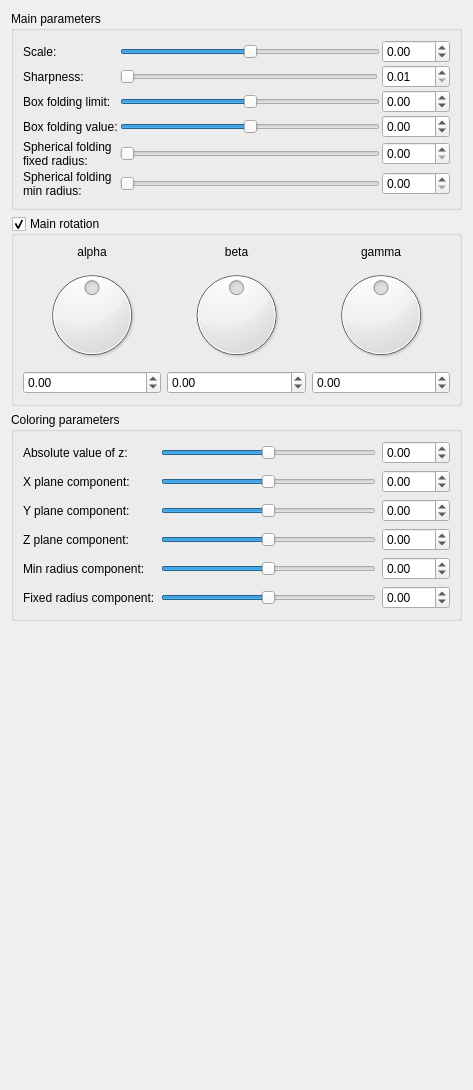
<?xml version="1.0" encoding="UTF-8"?>
<ui version="4.0">
 <class>Form</class>
 <widget class="QWidget" name="Form">
  <property name="geometry">
   <rect>
    <x>0</x>
    <y>0</y>
    <width>473</width>
    <height>1090</height>
   </rect>
  </property>
  <property name="windowTitle">
   <string>Form</string>
  </property>
  <layout class="QVBoxLayout" name="verticalLayout">
   <item>
    <widget class="QGroupBox" name="groupBox">
     <property name="title">
      <string>Main parameters</string>
     </property>
     <layout class="QVBoxLayout" name="verticalLayout_2">
      <item>
       <layout class="QGridLayout" name="gridLayout">
        <property name="spacing">
         <number>2</number>
        </property>
        <item row="3" column="0">
         <widget class="QLabel" name="label_9">
          <property name="text">
           <string>Box folding value:</string>
          </property>
         </widget>
        </item>
        <item row="4" column="0">
         <widget class="QLabel" name="label_10">
          <property name="text">
           <string>Spherical folding
fixed radius:</string>
          </property>
         </widget>
        </item>
        <item row="0" column="1" colspan="2">
         <widget class="QSlider" name="slider_mandelbox_scale">
          <property name="minimum">
           <number>-500</number>
          </property>
          <property name="maximum">
           <number>500</number>
          </property>
          <property name="singleStep">
           <number>1</number>
          </property>
          <property name="orientation">
           <enum>Qt::Horizontal</enum>
          </property>
         </widget>
        </item>
        <item row="5" column="1" colspan="2">
         <widget class="QSlider" name="slider_mandelbox_folding_min_radius">
          <property name="minimum">
           <number>0</number>
          </property>
          <property name="maximum">
           <number>500</number>
          </property>
          <property name="singleStep">
           <number>1</number>
          </property>
          <property name="orientation">
           <enum>Qt::Horizontal</enum>
          </property>
         </widget>
        </item>
        <item row="4" column="1" colspan="2">
         <widget class="QSlider" name="slider_mandelbox_folding_fixed_radius">
          <property name="minimum">
           <number>0</number>
          </property>
          <property name="maximum">
           <number>500</number>
          </property>
          <property name="singleStep">
           <number>1</number>
          </property>
          <property name="orientation">
           <enum>Qt::Horizontal</enum>
          </property>
         </widget>
        </item>
        <item row="3" column="1" colspan="2">
         <widget class="QSlider" name="slider_mandelbox_folding_value">
          <property name="minimum">
           <number>-5000</number>
          </property>
          <property name="maximum">
           <number>5000</number>
          </property>
          <property name="singleStep">
           <number>1</number>
          </property>
          <property name="orientation">
           <enum>Qt::Horizontal</enum>
          </property>
         </widget>
        </item>
        <item row="2" column="1" colspan="2">
         <widget class="QSlider" name="slider_mandelbox_folding_limit">
          <property name="minimum">
           <number>-5000</number>
          </property>
          <property name="maximum">
           <number>5000</number>
          </property>
          <property name="singleStep">
           <number>1</number>
          </property>
          <property name="orientation">
           <enum>Qt::Horizontal</enum>
          </property>
         </widget>
        </item>
        <item row="2" column="0">
         <widget class="QLabel" name="label_8">
          <property name="text">
           <string>Box folding limit:</string>
          </property>
         </widget>
        </item>
        <item row="0" column="0">
         <widget class="QLabel" name="label_7">
          <property name="text">
           <string>Scale:</string>
          </property>
         </widget>
        </item>
        <item row="5" column="3">
         <widget class="MyDoubleSpinBox" name="spinbox_mandelbox_folding_min_radius">
          <property name="prefix">
           <string/>
          </property>
          <property name="suffix">
           <string/>
          </property>
          <property name="decimals">
           <number>2</number>
          </property>
          <property name="maximum">
           <double>100.000000000000000</double>
          </property>
          <property name="singleStep">
           <double>0.100000000000000</double>
          </property>
         </widget>
        </item>
        <item row="2" column="3">
         <widget class="MyDoubleSpinBox" name="spinbox_mandelbox_folding_limit">
          <property name="prefix">
           <string/>
          </property>
          <property name="suffix">
           <string/>
          </property>
          <property name="decimals">
           <number>2</number>
          </property>
          <property name="minimum">
           <double>-100.000000000000000</double>
          </property>
          <property name="maximum">
           <double>100.000000000000000</double>
          </property>
          <property name="singleStep">
           <double>0.100000000000000</double>
          </property>
         </widget>
        </item>
        <item row="3" column="3">
         <widget class="MyDoubleSpinBox" name="spinbox_mandelbox_folding_value">
          <property name="prefix">
           <string/>
          </property>
          <property name="suffix">
           <string/>
          </property>
          <property name="decimals">
           <number>2</number>
          </property>
          <property name="minimum">
           <double>-100.000000000000000</double>
          </property>
          <property name="maximum">
           <double>100.000000000000000</double>
          </property>
          <property name="singleStep">
           <double>0.100000000000000</double>
          </property>
         </widget>
        </item>
        <item row="4" column="3">
         <widget class="MyDoubleSpinBox" name="spinbox_mandelbox_folding_fixed_radius">
          <property name="prefix">
           <string/>
          </property>
          <property name="suffix">
           <string/>
          </property>
          <property name="decimals">
           <number>2</number>
          </property>
          <property name="maximum">
           <double>100.000000000000000</double>
          </property>
          <property name="singleStep">
           <double>0.100000000000000</double>
          </property>
         </widget>
        </item>
        <item row="5" column="0">
         <widget class="QLabel" name="label_11">
          <property name="text">
           <string>Spherical folding
min radius:</string>
          </property>
         </widget>
        </item>
        <item row="0" column="3">
         <widget class="MyDoubleSpinBox" name="spinbox_mandelbox_scale">
          <property name="prefix">
           <string/>
          </property>
          <property name="suffix">
           <string/>
          </property>
          <property name="decimals">
           <number>2</number>
          </property>
          <property name="minimum">
           <double>-100.000000000000000</double>
          </property>
          <property name="maximum">
           <double>100.000000000000000</double>
          </property>
          <property name="singleStep">
           <double>0.100000000000000</double>
          </property>
         </widget>
        </item>
        <item row="1" column="0">
         <widget class="QLabel" name="label_12">
          <property name="text">
           <string>Sharpness:</string>
          </property>
         </widget>
        </item>
        <item row="1" column="1">
         <widget class="QSlider" name="slider_mandelbox_sharpness">
          <property name="minimum">
           <number>1</number>
          </property>
          <property name="maximum">
           <number>5000</number>
          </property>
          <property name="singleStep">
           <number>1</number>
          </property>
          <property name="orientation">
           <enum>Qt::Horizontal</enum>
          </property>
         </widget>
        </item>
        <item row="1" column="3">
         <widget class="MyDoubleSpinBox" name="spinbox_mandelbox_sharpness">
          <property name="prefix">
           <string/>
          </property>
          <property name="suffix">
           <string/>
          </property>
          <property name="decimals">
           <number>2</number>
          </property>
          <property name="minimum">
           <double>0.010000000000000</double>
          </property>
          <property name="maximum">
           <double>100.000000000000000</double>
          </property>
          <property name="singleStep">
           <double>0.100000000000000</double>
          </property>
         </widget>
        </item>
       </layout>
      </item>
     </layout>
    </widget>
   </item>
   <item>
    <widget class="QGroupBox" name="groupCheck_mandelbox_main_rotation_enabled">
     <property name="title">
      <string>Main rotation</string>
     </property>
     <property name="checkable">
      <bool>true</bool>
     </property>
     <layout class="QVBoxLayout" name="verticalLayout_3">
      <item>
       <layout class="QGridLayout" name="gridLayout_2">
        <item row="1" column="0">
         <widget class="QDial" name="dial3_mandelbox_rotation_main_x">
          <property name="minimum">
           <number>-18000</number>
          </property>
          <property name="maximum">
           <number>18000</number>
          </property>
          <property name="wrapping">
           <bool>true</bool>
          </property>
         </widget>
        </item>
        <item row="1" column="1">
         <widget class="QDial" name="dial3_mandelbox_rotation_main_y">
          <property name="minimum">
           <number>-18000</number>
          </property>
          <property name="maximum">
           <number>18000</number>
          </property>
          <property name="wrapping">
           <bool>true</bool>
          </property>
         </widget>
        </item>
        <item row="0" column="1">
         <widget class="QLabel" name="label_14">
          <property name="text">
           <string>beta</string>
          </property>
          <property name="alignment">
           <set>Qt::AlignCenter</set>
          </property>
         </widget>
        </item>
        <item row="2" column="0">
         <widget class="MyDoubleSpinBox" name="spinboxd3_mandelbox_rotation_main_x">
          <property name="prefix">
           <string/>
          </property>
          <property name="suffix">
           <string/>
          </property>
          <property name="decimals">
           <number>2</number>
          </property>
          <property name="minimum">
           <double>-180.000000000000000</double>
          </property>
          <property name="maximum">
           <double>180.000000000000000</double>
          </property>
          <property name="singleStep">
           <double>1.000000000000000</double>
          </property>
         </widget>
        </item>
        <item row="0" column="0">
         <widget class="QLabel" name="label_13">
          <property name="text">
           <string>alpha</string>
          </property>
          <property name="alignment">
           <set>Qt::AlignCenter</set>
          </property>
         </widget>
        </item>
        <item row="1" column="2">
         <widget class="QDial" name="dial3_mandelbox_rotation_main_z">
          <property name="minimum">
           <number>-18000</number>
          </property>
          <property name="maximum">
           <number>18000</number>
          </property>
          <property name="wrapping">
           <bool>true</bool>
          </property>
         </widget>
        </item>
        <item row="0" column="2">
         <widget class="QLabel" name="label_15">
          <property name="text">
           <string>gamma</string>
          </property>
          <property name="alignment">
           <set>Qt::AlignCenter</set>
          </property>
         </widget>
        </item>
        <item row="2" column="1">
         <widget class="MyDoubleSpinBox" name="spinboxd3_mandelbox_rotation_main_y">
          <property name="prefix">
           <string/>
          </property>
          <property name="suffix">
           <string/>
          </property>
          <property name="decimals">
           <number>2</number>
          </property>
          <property name="minimum">
           <double>-180.000000000000000</double>
          </property>
          <property name="maximum">
           <double>180.000000000000000</double>
          </property>
          <property name="singleStep">
           <double>1.000000000000000</double>
          </property>
         </widget>
        </item>
        <item row="2" column="2">
         <widget class="MyDoubleSpinBox" name="spinboxd3_mandelbox_rotation_main_z">
          <property name="prefix">
           <string/>
          </property>
          <property name="suffix">
           <string/>
          </property>
          <property name="decimals">
           <number>2</number>
          </property>
          <property name="minimum">
           <double>-180.000000000000000</double>
          </property>
          <property name="maximum">
           <double>180.000000000000000</double>
          </property>
          <property name="singleStep">
           <double>1.000000000000000</double>
          </property>
         </widget>
        </item>
       </layout>
      </item>
     </layout>
    </widget>
   </item>
   <item>
    <widget class="QGroupBox" name="groupBox_4">
     <property name="title">
      <string>Coloring parameters</string>
     </property>
     <layout class="QGridLayout" name="gridLayout_5">
      <item row="0" column="0">
       <layout class="QGridLayout" name="gridLayout_4">
        <item row="4" column="0">
         <widget class="QLabel" name="label_28">
          <property name="text">
           <string>Min radius component:</string>
          </property>
         </widget>
        </item>
        <item row="2" column="0">
         <widget class="QLabel" name="label_26">
          <property name="text">
           <string>Y plane component:</string>
          </property>
         </widget>
        </item>
        <item row="2" column="1">
         <widget class="QSlider" name="slider3_mandelbox_color_y">
          <property name="minimum">
           <number>-500</number>
          </property>
          <property name="maximum">
           <number>500</number>
          </property>
          <property name="singleStep">
           <number>1</number>
          </property>
          <property name="orientation">
           <enum>Qt::Horizontal</enum>
          </property>
         </widget>
        </item>
        <item row="1" column="2">
         <widget class="MyDoubleSpinBox" name="spinbox3_mandelbox_color_x">
          <property name="prefix">
           <string/>
          </property>
          <property name="suffix">
           <string/>
          </property>
          <property name="decimals">
           <number>2</number>
          </property>
          <property name="minimum">
           <double>-100.000000000000000</double>
          </property>
          <property name="maximum">
           <double>100.000000000000000</double>
          </property>
          <property name="singleStep">
           <double>0.100000000000000</double>
          </property>
         </widget>
        </item>
        <item row="3" column="2">
         <widget class="MyDoubleSpinBox" name="spinbox3_mandelbox_color_z">
          <property name="prefix">
           <string/>
          </property>
          <property name="suffix">
           <string/>
          </property>
          <property name="decimals">
           <number>2</number>
          </property>
          <property name="minimum">
           <double>-100.000000000000000</double>
          </property>
          <property name="maximum">
           <double>100.000000000000000</double>
          </property>
          <property name="singleStep">
           <double>0.100000000000000</double>
          </property>
         </widget>
        </item>
        <item row="1" column="1">
         <widget class="QSlider" name="slider3_mandelbox_color_x">
          <property name="minimum">
           <number>-500</number>
          </property>
          <property name="maximum">
           <number>500</number>
          </property>
          <property name="singleStep">
           <number>1</number>
          </property>
          <property name="orientation">
           <enum>Qt::Horizontal</enum>
          </property>
         </widget>
        </item>
        <item row="1" column="0">
         <widget class="QLabel" name="label_25">
          <property name="text">
           <string>X plane component:</string>
          </property>
         </widget>
        </item>
        <item row="3" column="0">
         <widget class="QLabel" name="label_27">
          <property name="text">
           <string>Z plane component:</string>
          </property>
         </widget>
        </item>
        <item row="0" column="1">
         <widget class="QSlider" name="slider_mandelbox_color_R">
          <property name="minimum">
           <number>-500</number>
          </property>
          <property name="maximum">
           <number>500</number>
          </property>
          <property name="singleStep">
           <number>1</number>
          </property>
          <property name="orientation">
           <enum>Qt::Horizontal</enum>
          </property>
         </widget>
        </item>
        <item row="0" column="2">
         <widget class="MyDoubleSpinBox" name="spinbox_mandelbox_color_R">
          <property name="prefix">
           <string/>
          </property>
          <property name="suffix">
           <string/>
          </property>
          <property name="decimals">
           <number>2</number>
          </property>
          <property name="minimum">
           <double>-100.000000000000000</double>
          </property>
          <property name="maximum">
           <double>100.000000000000000</double>
          </property>
          <property name="singleStep">
           <double>0.100000000000000</double>
          </property>
         </widget>
        </item>
        <item row="3" column="1">
         <widget class="QSlider" name="slider3_mandelbox_color_z">
          <property name="minimum">
           <number>-500</number>
          </property>
          <property name="maximum">
           <number>500</number>
          </property>
          <property name="singleStep">
           <number>1</number>
          </property>
          <property name="orientation">
           <enum>Qt::Horizontal</enum>
          </property>
         </widget>
        </item>
        <item row="0" column="0">
         <widget class="QLabel" name="label_24">
          <property name="text">
           <string>Absolute value of z:</string>
          </property>
         </widget>
        </item>
        <item row="2" column="2">
         <widget class="MyDoubleSpinBox" name="spinbox3_mandelbox_color_y">
          <property name="prefix">
           <string/>
          </property>
          <property name="suffix">
           <string/>
          </property>
          <property name="decimals">
           <number>2</number>
          </property>
          <property name="minimum">
           <double>-100.000000000000000</double>
          </property>
          <property name="maximum">
           <double>100.000000000000000</double>
          </property>
          <property name="singleStep">
           <double>0.100000000000000</double>
          </property>
         </widget>
        </item>
        <item row="5" column="0">
         <widget class="QLabel" name="label_29">
          <property name="text">
           <string>Fixed radius component:</string>
          </property>
         </widget>
        </item>
        <item row="4" column="1">
         <widget class="QSlider" name="slider_mandelbox_color_Sp1">
          <property name="minimum">
           <number>-500</number>
          </property>
          <property name="maximum">
           <number>500</number>
          </property>
          <property name="singleStep">
           <number>1</number>
          </property>
          <property name="orientation">
           <enum>Qt::Horizontal</enum>
          </property>
         </widget>
        </item>
        <item row="5" column="1">
         <widget class="QSlider" name="slider_mandelbox_color_Sp2">
          <property name="minimum">
           <number>-500</number>
          </property>
          <property name="maximum">
           <number>500</number>
          </property>
          <property name="singleStep">
           <number>1</number>
          </property>
          <property name="orientation">
           <enum>Qt::Horizontal</enum>
          </property>
         </widget>
        </item>
        <item row="4" column="2">
         <widget class="MyDoubleSpinBox" name="spinbox_mandelbox_color_Sp1">
          <property name="prefix">
           <string/>
          </property>
          <property name="suffix">
           <string/>
          </property>
          <property name="decimals">
           <number>2</number>
          </property>
          <property name="minimum">
           <double>-100.000000000000000</double>
          </property>
          <property name="maximum">
           <double>100.000000000000000</double>
          </property>
          <property name="singleStep">
           <double>0.100000000000000</double>
          </property>
         </widget>
        </item>
        <item row="5" column="2">
         <widget class="MyDoubleSpinBox" name="spinbox_mandelbox_color_Sp2">
          <property name="prefix">
           <string/>
          </property>
          <property name="suffix">
           <string/>
          </property>
          <property name="decimals">
           <number>2</number>
          </property>
          <property name="minimum">
           <double>-100.000000000000000</double>
          </property>
          <property name="maximum">
           <double>100.000000000000000</double>
          </property>
          <property name="singleStep">
           <double>0.100000000000000</double>
          </property>
         </widget>
        </item>
       </layout>
      </item>
     </layout>
    </widget>
   </item>
   <item>
    <spacer name="verticalSpacer_2">
     <property name="orientation">
      <enum>Qt::Vertical</enum>
     </property>
     <property name="sizeHint" stdset="0">
      <size>
       <width>20</width>
       <height>40</height>
      </size>
     </property>
    </spacer>
   </item>
  </layout>
 </widget>
 <customwidgets>
  <customwidget>
   <class>MyDoubleSpinBox</class>
   <extends>QDoubleSpinBox</extends>
   <header>mydoublespinbox.h</header>
  </customwidget>
 </customwidgets>
 <resources/>
 <connections/>
</ui>
